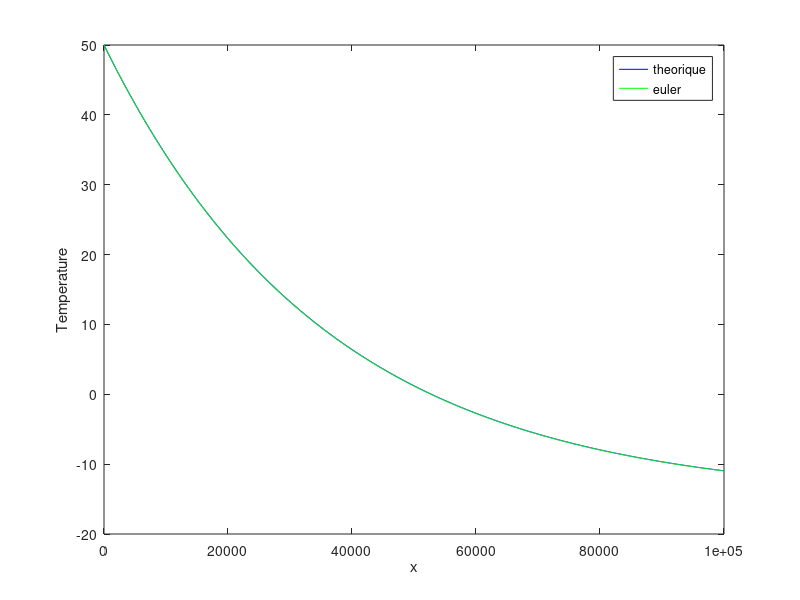
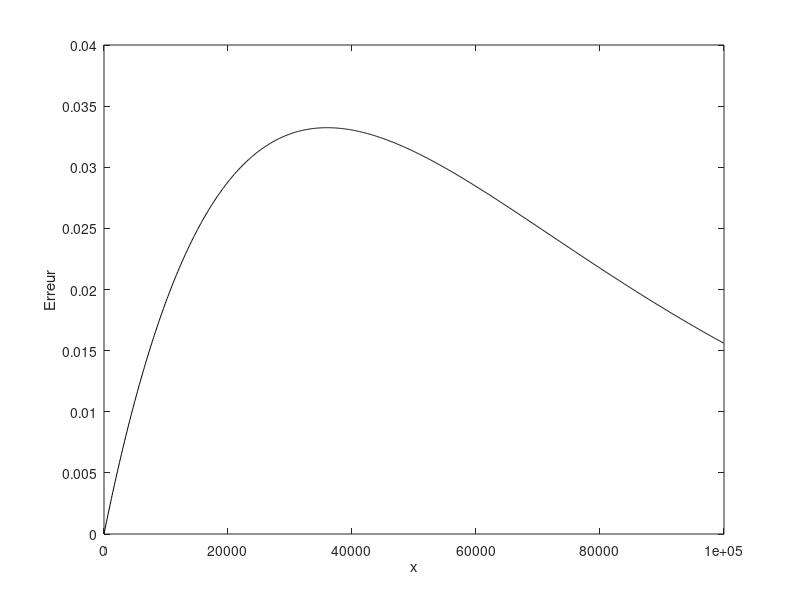

Source code (MATLAB) for these figures, in order:
%Oleoduc
clear

%variable
d=0.1;
e=0.05;
Text=-15;
L=10000;
m=6.4;
h=30;
Cp=2100;
lambda=0.042;
T0=50;
C=(1./(2*pi*h*((d/2)+e)))+(log(((d/2)+e)/(d/2))/(2*pi*lambda))
Nx=100;

x(1)=0;
for i=2:Nx*10
    x(i)=x(i-1)+(L/Nx);
end

%solution theorique
for i=1:Nx*10
    T_theo(i)=(T0-Text)*exp(-x(i)/(C*m*Cp))+Text;
end



%solution num?rique
T_euler(1:Nx*10)=0.0;
T_euler(1)=50;
for i=2:Nx*10
    T_euler(i)=T_euler(i-1)-(L/Nx)*(1./(C*m*Cp))*(T_euler(i-1)-Text);
end
    

figure(1)
plot(x,T_theo,'b',x,T_euler,'g'), legend('theorique','euler')
xlabel('x')
ylabel('Temperature')

figure(2)
plot(x,abs(T_theo-T_euler),'k')
xlabel('x')
ylabel('Erreur')